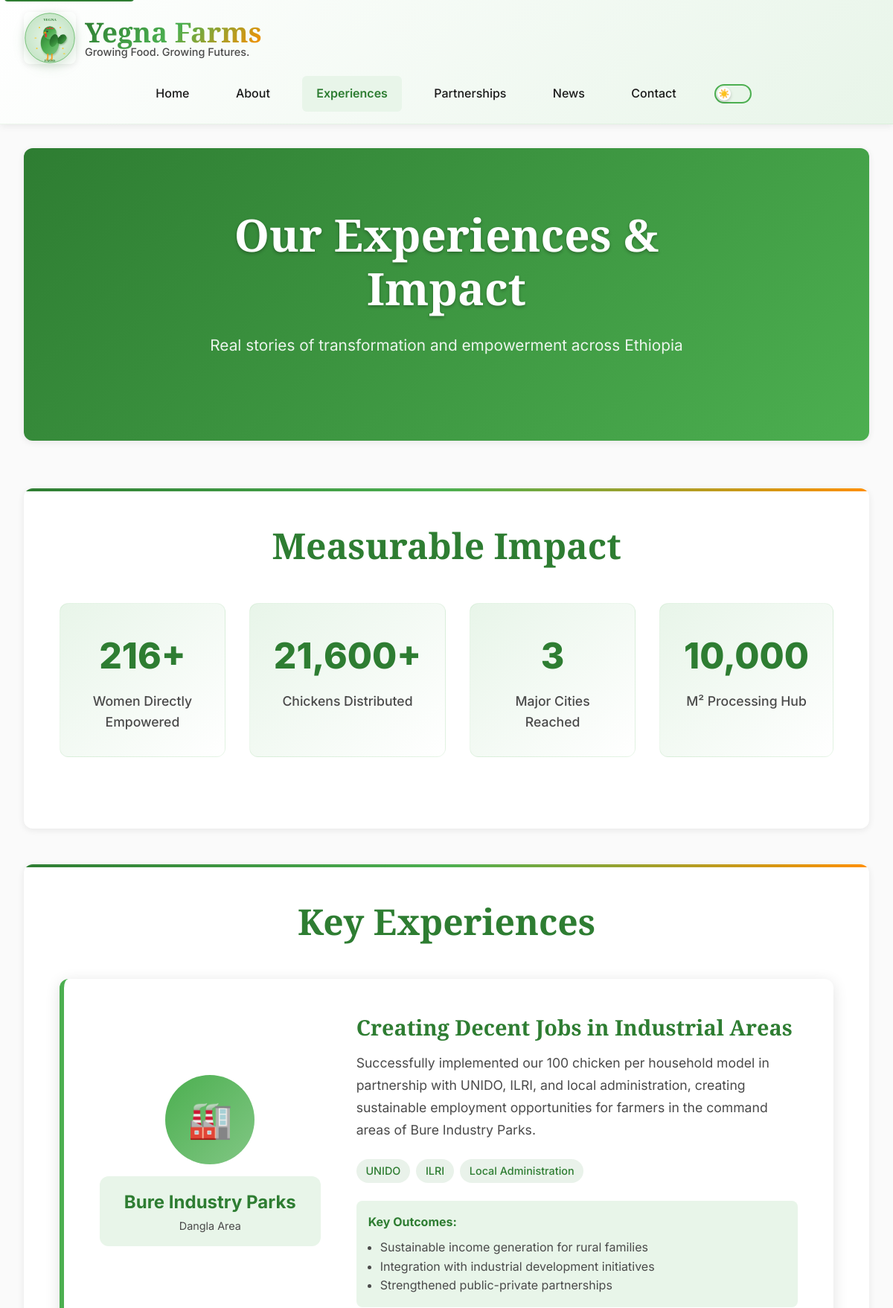
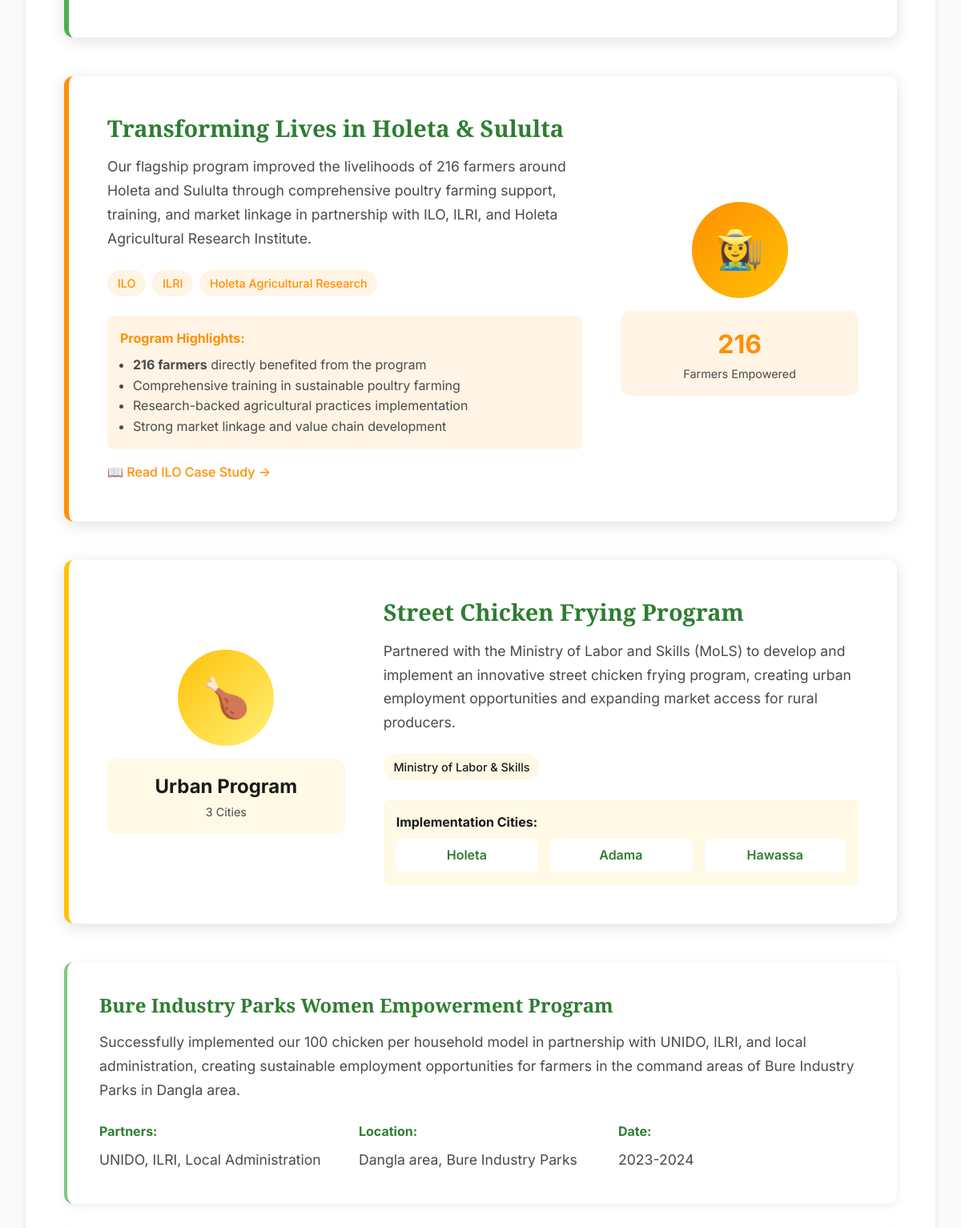
The page /experiences/ (upper part) on the database its author committed (2 pictures, top to bottom).
### portfolio/models.py (models this page shows, shortened)
class Experience(models.Model):
    title = models.CharField(max_length=200)
    description = models.TextField()
    partners = models.CharField(max_length=300, blank=True)
    location = models.CharField(max_length=200, blank=True)
    date = models.CharField(max_length=100, blank=True)

### portfolio/views.py (the view)
# urls.py: path('experiences/', views.experiences, name='experiences'),
def experiences(request):
    experiences = Experience.objects.all()
    return render(request, 'portfolio/experiences.html', {'experiences': experiences})

### portfolio/templates/portfolio/experiences.html (shortened to what this page needs)
{% extends 'portfolio/base.html' %}
{% block content %}
    <section class="hero">
        <div class="hero-content">
            <h1>Our Experiences & Impact</h1>
            <p>Real stories of transformation and empowerment across Ethiopia</p>
        </div>
    </section>
    <section>
        <h2 style="text-align: center; margin-bottom: 3rem; color: var(--primary-green);">Measurable Impact</h2>
        <div class="stats-grid">
            <div class="stat-card">
                <span class="stat-number">216+</span>
                <div class="stat-label">Women Directly Empowered</div>
            </div>
            <div class="stat-card">
                <span class="stat-number">21,600+</span>
                <div class="stat-label">Chickens Distributed</div>
            </div>
            <div class="stat-card">
                <span class="stat-number">3</span>
                <div class="stat-label">Major Cities Reached</div>
            </div>
            <div class="stat-card">
                <span class="stat-number">10,000</span>
                <div class="stat-label">M² Processing Hub</div>
            </div>
        </div>
    </section>
    <section>
        <h2 style="text-align: center; margin-bottom: 3rem; color: var(--primary-green);">Key Experiences</h2>
        <div style="background: var(--white); padding: 3rem; border-radius: var(--border-radius); box-shadow: var(--shadow-medium); margin-bottom: 3rem; border-left: 6px solid var(--secondary-green);">
            <div style="display: grid; grid-template-columns: 1fr 2fr; gap: 3rem; align-items: center;">
                <div style="text-align: center;">
                    <div style="width: 120px; height: 120px; background: linear-gradient(135deg, var(--secondary-green), var(--accent-green)); border-radius: 50%; display: flex; align-items: center; justify-content: center; margin: 0 auto 1rem; color: var(--white); font-size: 3rem;">🏭</div>
                    <div style="background: var(--light-green); padding: 1rem; border-radius: var(--border-radius); margin-top: 1rem;">
                        <div style="font-size: 1.5rem; font-weight: 700; color: var(--primary-green);">Bure Industry Parks</div>
                        <div style="color: var(--text-medium); font-size: 0.9rem;">Dangla Area</div>
                    </div>
                </div>
                <div>
                    <h3 style="color: var(--primary-green); margin-bottom: 1rem; font-size: 1.8rem;">Creating Decent Jobs in Industrial Areas</h3>
                    <p style="font-size: 1.1rem; line-height: 1.7; margin-bottom: 1.5rem; color: var(--text-medium);">
                        Successfully implemented our 100 chicken per household model in partnership with UNIDO, ILRI, and local administration, creating sustainable employment opportunities for farmers in the command areas of Bure Industry Parks.
                    </p>
                    <div style="display: flex; flex-wrap: wrap; gap: 0.5rem; margin-bottom: 1.5rem;">
                        <span style="background: rgba(46, 125, 50, 0.1); color: var(--primary-green); padding: 0.3rem 0.8rem; border-radius: 20px; font-size: 0.9rem; font-weight: 500;">UNIDO</span>
                        <span style="background: rgba(46, 125, 50, 0.1); color: var(--primary-green); padding: 0.3rem 0.8rem; border-radius: 20px; font-size: 0.9rem; font-weight: 500;">ILRI</span>
                        <span style="background: rgba(46, 125, 50, 0.1); color: var(--primary-green); padding: 0.3rem 0.8rem; border-radius: 20px; font-size: 0.9rem; font-weight: 500;">Local Administration</span>
                    </div>
                    <div style="background: var(--light-green); padding: 1rem; border-radius: 8px;">
                        <strong style="color: var(--primary-green);">Key Outcomes:</strong>
                        <ul style="margin: 0.5rem 0 0 1rem; color: var(--text-medium);">
                            <li>Sustainable income generation for rural families</li>
                            <li>Integration with industrial development initiatives</li>
                            <li>Strengthened public-private partnerships</li>
                        </ul>
                    </div>
                </div>
            </div>
        </div>
        <div style="background: var(--white); padding: 3rem; border-radius: var(--border-radius); box-shadow: var(--shadow-medium); margin-bottom: 3rem; border-left: 6px solid var(--warm-orange);">
            <div style="display: grid; grid-template-columns: 2fr 1fr; gap: 3rem; align-items: center;">
                <div>
                    <h3 style="color: var(--primary-green); margin-bottom: 1rem; font-size: 1.8rem;">Transforming Lives in Holeta & Sululta</h3>
                    <p style="font-size: 1.1rem; line-height: 1.7; margin-bottom: 1.5rem; color: var(--text-medium);">
                        Our flagship program improved the livelihoods of 216 farmers around Holeta and Sululta through comprehensive poultry farming support, training, and market linkage in partnership with ILO, ILRI, and Holeta Agricultural Research Institute.
                    </p>
                    <div style="display: flex; flex-wrap: wrap; gap: 0.5rem; margin-bottom: 1.5rem;">
                        <span style="background: rgba(255, 143, 0, 0.1); color: var(--warm-orange); padding: 0.3rem 0.8rem; border-radius: 20px; font-size: 0.9rem; font-weight: 500;">ILO</span>
                        <span style="background: rgba(255, 143, 0, 0.1); color: var(--warm-orange); padding: 0.3rem 0.8rem; border-radius: 20px; font-size: 0.9rem; font-weight: 500;">ILRI</span>
                        <span style="background: rgba(255, 143, 0, 0.1); color: var(--warm-orange); padding: 0.3rem 0.8rem; border-radius: 20px; font-size: 0.9rem; font-weight: 500;">Holeta Agricultural Research</span>
                    </div>
                    <div style="background: rgba(255, 143, 0, 0.1); padding: 1rem; border-radius: 8px;">
                        <strong style="color: var(--warm-orange);">Program Highlights:</strong>
                        <ul style="margin: 0.5rem 0 0 1rem; color: var(--text-medium);">
                            <li><strong>216 farmers</strong> directly benefited from the program</li>
                            <li>Comprehensive training in sustainable poultry farming</li>
                            <li>Research-backed agricultural practices implementation</li>
                            <li>Strong market linkage and value chain development</li>
                        </ul>
                    </div>
                    <div style="margin-top: 1rem;">
                        <a href="https://www.ilo.org/africa/countries-covered/ethiopia/WCMS_749474/lang--en/index.htm"
                           target="_blank"
                           style="color: var(--warm-orange); text-decoration: none; font-weight: 500;">
                            📖 Read ILO Case Study →
                        </a>
                    </div>
                </div>
                <div style="text-align: center;">
                    <div style="width: 120px; height: 120px; background: linear-gradient(135deg, var(--warm-orange), var(--warm-yellow)); border-radius: 50%; display: flex; align-items: center; justify-content: center; margin: 0 auto 1rem; color: var(--white); font-size: 3rem;">👩‍🌾</div>
                    <div style="background: rgba(255, 143, 0, 0.1); padding: 1rem; border-radius: var(--border-radius); margin-top: 1rem;">
                        <div style="font-size: 2rem; font-weight: 700; color: var(--warm-orange);">216</div>
                        <div style="color: var(--text-medium); font-size: 0.9rem;">Farmers Empowered</div>
                    </div>
                </div>
            </div>
        </div>
        <div style="background: var(--white); padding: 3rem; border-radius: var(--border-radius); box-shadow: var(--shadow-medium); margin-bottom: 3rem; border-left: 6px solid var(--warm-yellow);">
            <div style="display: grid; grid-template-columns: 1fr 2fr; gap: 3rem; align-items: center;">
                <div style="text-align: center;">
                    <div style="width: 120px; height: 120px; background: linear-gradient(135deg, var(--warm-yellow), #FFF176); border-radius: 50%; display: flex; align-items: center; justify-content: center; margin: 0 auto 1rem; color: var(--text-dark); font-size: 3rem;">🍗</div>
                    <div style="background: rgba(255, 193, 7, 0.1); padding: 1rem; border-radius: var(--border-radius); margin-top: 1rem;">
                        <div style="font-size: 1.5rem; font-weight: 700; color: var(--text-dark);">Urban Program</div>
                        <div style="color: var(--text-medium); font-size: 0.9rem;">3 Cities</div>
                    </div>
                </div>
                <div>
                    <h3 style="color: var(--primary-green); margin-bottom: 1rem; font-size: 1.8rem;">Street Chicken Frying Program</h3>
                    <p style="font-size: 1.1rem; line-height: 1.7; margin-bottom: 1.5rem; color: var(--text-medium);">
                        Partnered with the Ministry of Labor and Skills (MoLS) to develop and implement an innovative street chicken frying program, creating urban employment opportunities and expanding market access for rural producers.
                    </p>
                    <div style="display: flex; flex-wrap: wrap; gap: 0.5rem; margin-bottom: 1.5rem;">
                        <span style="background: rgba(255, 193, 7, 0.1); color: var(--text-dark); padding: 0.3rem 0.8rem; border-radius: 20px; font-size: 0.9rem; font-weight: 500;">Ministry of Labor & Skills</span>
                    </div>
                    <div style="background: rgba(255, 193, 7, 0.1); padding: 1rem; border-radius: 8px;">
                        <strong style="color: var(--text-dark);">Implementation Cities:</strong>
                        <div style="display: grid; grid-template-columns: repeat(3, 1fr); gap: 1rem; margin-top: 0.5rem;">
                            <div style="text-align: center; padding: 0.5rem; background: var(--white); border-radius: 6px;">
                                <div style="font-weight: 600; color: var(--primary-green);">Holeta</div>
                            </div>
                            <div style="text-align: center; padding: 0.5rem; background: var(--white); border-radius: 6px;">
                                <div style="font-weight: 600; color: var(--primary-green);">Adama</div>
                            </div>
                            <div style="text-align: center; padding: 0.5rem; background: var(--white); border-radius: 6px;">
                                <div style="font-weight: 600; color: var(--primary-green);">Hawassa</div>
                            </div>
                        </div>
                    </div>
                </div>
            </div>
        </div>
        {% for exp in experiences %}
        <div style="background: var(--white); padding: 2.5rem; border-radius: var(--border-radius); box-shadow: var(--shadow-light); margin-bottom: 2rem; border-left: 4px solid var(--accent-green);">
            <h3 style="color: var(--primary-green); margin-bottom: 1rem; font-size: 1.5rem;">{{ exp.title }}</h3>
            <p style="font-size: 1.1rem; line-height: 1.7; margin-bottom: 1.5rem; color: var(--text-medium);">{{ exp.description }}</p>
            <div style="display: grid; grid-template-columns: repeat(auto-fit, minmax(200px, 1fr)); gap: 1rem; margin-top: 1.5rem;">
                {% if exp.partners %}
                <div>
                    <strong style="color: var(--primary-green);">Partners:</strong>
                    <p style="color: var(--text-medium); margin: 0.5rem 0 0 0;">{{ exp.partners }}</p>
                </div>
                {% endif %}
                {% if exp.location %}
                <div>
                    <strong style="color: var(--primary-green);">Location:</strong>
                    <p style="color: var(--text-medium); margin: 0.5rem 0 0 0;">{{ exp.location }}</p>
                </div>
                {% endif %}
                {% if exp.date %}
                <div>
                    <strong style="color: var(--primary-green);">Date:</strong>
                    <p style="color: var(--text-medium); margin: 0.5rem 0 0 0;">{{ exp.date }}</p>
                </div>
                {% endif %}
            </div>
        </div>
        {% endfor %}
    </section>
{% endblock %}

### static/style.css (style rules this page uses)
* { box-sizing: border-box; }
html { scroll-behavior: smooth; -webkit-text-size-adjust: 100%; -ms-text-size-adjust: 100%; }
body { font-display: swap; }
:root { --primary-green: #2E7D32; --secondary-green: #4CAF50; --accent-green: #81C784; --light-green: #E8F5E9; --dark-green: #1B5E20; --warm-orange: #FF8F00; --warm-yellow: #FFC107; --text-dark: #1A1A1A; --text-medium: #4A4A4A; --text-light: #757575; --background: #FAFAFA; --white: #FFFFFF; --shadow-light: 0 2px 10px rgba(0,0,0,0.08); --shadow-medium: 0 4px 20px rgba(0,0,0,0.12); --shadow-heavy: 0 8px 30px rgba(0,0,0,0.15); --border-radius: 12px; --transition: all 0.3s cubic-bezier(0.4, 0, 0.2, 1); }
* { margin: 0; padding: 0; box-sizing: border-box; }
body { font-family: 'Inter', -apple-system, BlinkMacSystemFont, 'Segoe UI', Roboto, sans-serif; background: var(--background); color: var(--text-dark); line-height: 1.6; font-size: 16px; overflow-x: hidden; -webkit-text-size-adjust: 100%; -webkit-font-smoothing: antialiased; -moz-osx-font-smoothing: grayscale; touch-action: manipulation; }
h1, h2, h3, h4, h5, h6 { font-family: 'Playfair Display', serif; font-weight: 600; line-height: 1.2; margin-bottom: 1rem; color: var(--text-dark); }
h1 { font-size: clamp(2.5rem, 5vw, 4rem); }
h2 { font-size: clamp(2rem, 4vw, 3rem); }
h3 { font-size: clamp(1.5rem, 3vw, 2.25rem); }
p { margin-bottom: 1.5rem; color: var(--text-medium); font-size: 1.1rem; line-height: 1.7; }
section { background: var(--white); border-radius: var(--border-radius); box-shadow: var(--shadow-light); padding: 3rem; margin-bottom: 3rem; position: relative; overflow: hidden; }
section::before { content: ''; position: absolute; top: 0; left: 0; right: 0; height: 4px; background: linear-gradient(90deg, var(--primary-green), var(--secondary-green), var(--warm-orange)); }
.hero { background: linear-gradient(135deg, var(--primary-green) 0%, var(--secondary-green) 100%); color: var(--white); text-align: center; padding: 5rem 3rem; margin-bottom: 4rem; position: relative; overflow: hidden; }
.hero::before { content: ''; position: absolute; top: 0; left: 0; right: 0; bottom: 0; background: url('/static/patterns.svg#chickenPattern'); opacity: 0.4; }
.hero-content { position: relative; z-index: 2; max-width: 800px; margin: 0 auto; }
.hero h1 { color: var(--white); margin-bottom: 1.5rem; text-shadow: 0 2px 4px rgba(0,0,0,0.3); }
.hero p { font-size: 1.3rem; color: rgba(255,255,255,0.9); margin-bottom: 2rem; line-height: 1.6; }
.stats-grid { display: grid; grid-template-columns: repeat(auto-fit, minmax(200px, 1fr)); gap: 2rem; margin: 3rem 0; }
.stat-card { text-align: center; padding: 2rem; background: linear-gradient(135deg, var(--light-green) 0%, var(--white) 100%); border-radius: var(--border-radius); border: 1px solid rgba(76, 175, 80, 0.1); transition: var(--transition); }
.stat-number { font-size: 3rem; font-weight: 800; color: var(--primary-green); display: block; margin-bottom: 0.5rem; font-family: 'Inter', sans-serif; }
.stat-label { color: var(--text-medium); font-weight: 500; font-size: 1.1rem; }
@media (min-width: 1025px) and (max-width: 1440px) { .stats-grid { grid-template-columns: repeat(4, 1fr); gap: 2rem; } }

### rows shown on the page
Experience: title "Bure Industry Parks Women Empowerment Program", description "Successfully implemented our 100 chicken per household model in partnership with UNIDO, ILRI, and local administration, creating sustainable employment opportunities for farmers in the command areas of Bure Industry Parks in Dangla area.", partners "UNIDO, ILRI, Local Administration", location "Dangla area, Bure Industry Parks", date "2023-2024"
